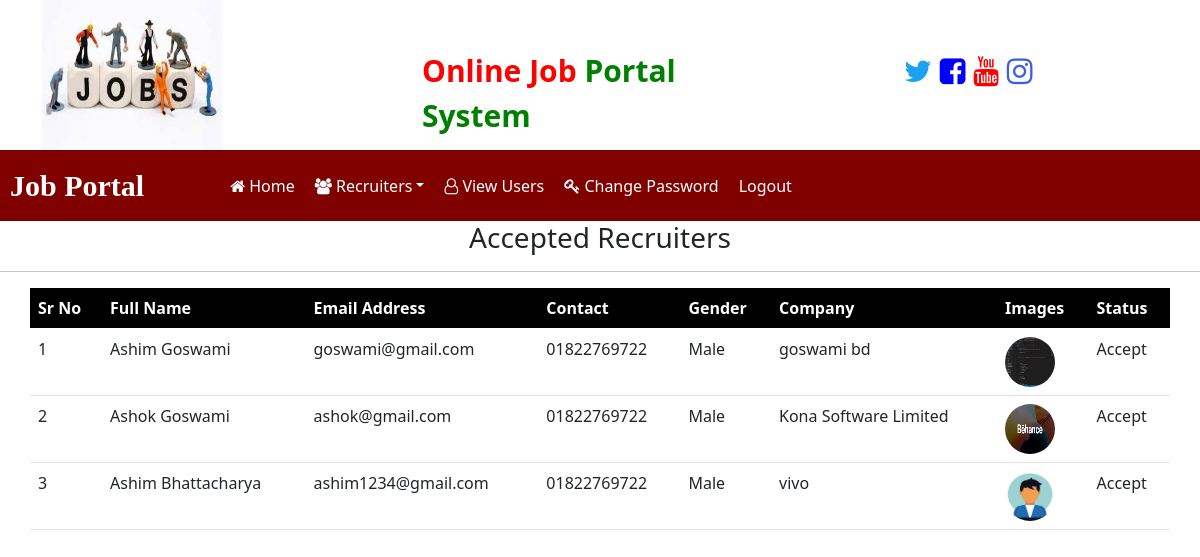
Page /recruiter_accepted/ (signed in) on the earlier database version.
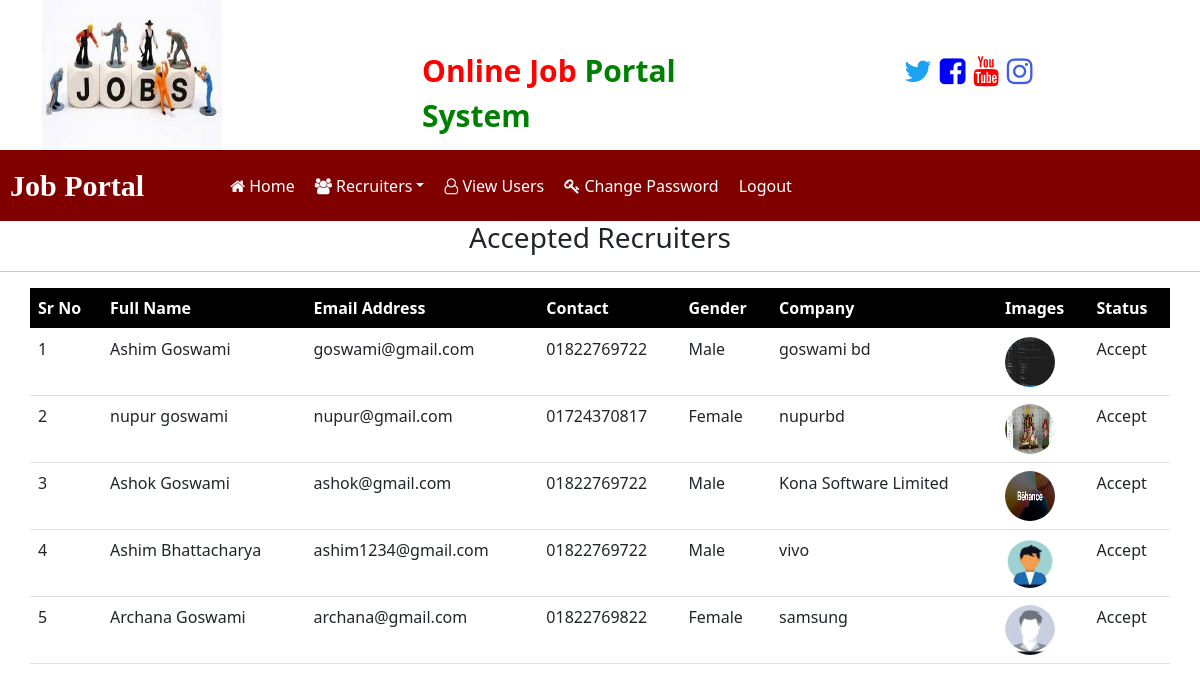
Same page on the later database version.
### Recruiters_Login/models.py (models this page shows, shortened)
class Recruiters(models.Model):
    user = models.OneToOneField(User, on_delete=models.CASCADE)
    mobile = models.CharField(max_length=20, null=True)
    image = models.FileField(null=True)
    gender = models.CharField(max_length=10, null=True)
    company = models.CharField(max_length=100, null=True)
    Type = models.CharField(max_length=15, null=True)
    status = models.CharField(max_length=30, null=True)

### job/views.py (the view)
# urls.py: path('recruiter_accepted/', views.recruiter_accepted, name="recruiter_accepted"),
@login_required
def recruiter_accepted(request):
    data = Recruiters.objects.filter(status='Accept')
    context = {'data':data}
    return render(request, 'job/recruiter_accepted.html', context)

### templates/job/recruiter_accepted.html
{% load static %}
{% block content %}
{% include 'job/admin_navbar.html' %}
<h3 class="text-center">Accepted Recruiters</h3>
<hr>
<table id="example" class="table table-hover container">
    <thead style="background-color: black; color: white;">
        <tr>
            <th>Sr No</th>
            <th>Full Name</th>
            <th>Email Address</th>
            <th>Contact</th>
            <th>Gender</th>
            <th>Company</th>
            <th>Images</th>
            <th>Status</th>
        </tr>
    </thead>
    <tbody>
        {% for i in data %}
        <tr>
            <td>{{forloop.counter}}</td>
            <td>{{i.user.first_name}} {{ i.user.last_name}}</td>
            <td>{{i.user.username}}</td>
            <td>{{i.mobile}}</td>
            <td>{{i.gender}}</td>
            <td>{{i.company}}</td>
            <td><img src="{{i.image.url}}" style="height:50px; width: 50px; border-radius: 50%;"></td>
            <td>{{i.status}}</td>
        </tr>
        {% endfor %}
    </tbody>
</table>
{% endblock content %}

### templates/job/admin_navbar.html (shortened to what this page needs)
<!doctype html>
{% load static %}
<html lang="en">
  <head>
    <link href="https://cdn.jsdelivr.net/npm/bootstrap@5.0.0-beta1/dist/css/bootstrap.min.css" rel="stylesheet">
    <link rel="stylesheet" href="{% static 'CSS/main.css' %}" type="text/css">
    <link rel="stylesheet" href="https://cdnjs.cloudflare.com/ajax/libs/font-awesome/4.7.0/css/font-awesome.min.css">
  </head>
  <body>
    <div class="container">
        <div class="row">
            <div class="col-sm-4">
            <img src="{% static 'images/5.jpg' %}" alt="image" style="width: 180px; height: 150px;">
            </div>
            <div class="col-sm-4 mt-5">
                <span style="font-weight: bold; font-size:30px;">
                    <span style="color: red;">Online Job</span>
                    <span style="color: green;">Portal System</span>
                </span>
            </div>
            <div class="col-sm-4 mt-5" style="padding-left: 10%;">
                <a style="font-weight: bold; font-size: 30px;">
                    <i class="fa fa-twitter" style="color: #1DA1F2; cursor: pointer;"></i>
                    <i class="fa fa-facebook-square" style="color: blue; cursor: pointer;"></i>
                    <i class="fa fa-youtube" style="color: red; cursor: pointer;"></i>
                    <i class="fa fa-instagram" style="color: #405DE6; cursor: pointer;"></i>
                </a>
            </div>
        </div>
    </div>
    <nav class="navbar navbar-expand-lg navbar-dark bg-maroon" style="background-color: maroon;">
        <a class="navbar-brand pl-5" style="font-weight: bold; padding-left: 10px; font-family: monotype corsiva; font-size: 30px;" href="{% url 'job:index' %}">Job Portal</a>
      <div class="container-fluid">
        <div class="collapse navbar-collapse" id="navbarSupportedContent">
          <ul class="navbar-nav me-auto mb-2 mb-lg-0">
            <li class="nav-item">
              <a class="nav-link active" style="margin-left:50px;" aria-current="page" href="{% url 'job:admin_home' %}"><i class="fa fa-home"></i> Home</a>
            </li>
            <li class="nav-item dropdown">
              <a class="nav-link active dropdown-toggle" data-toggle="dropdown" aria-current="page" href=""><i class="fa fa-users"></i> Recruiters</a>
            </li>
            <li class="nav-item">
              <a class="nav-link active" aria-current="page" href="{% url 'job:view_users' %}"><i class="fa fa-user-o"></i> View Users</a>
            </li>
            <li class="nav-item">
              <a class="nav-link active" aria-current="page" href="{% url 'job:admin_changePass' %}"><i class="fa fa-key"></i> Change Password</a>
            </li>
            <li class="nav-item">
                <a class="nav-link active" href="{% url 'job:admin_logout' %}">Logout</a>
            </li>
          </ul>
        </div>
      </div>
    </nav>
  </body>
</html>

### templates/job/admin_navbar.html (style rules this page uses)
.nav-link { color:white!important; margin-right: 4px; }

Differences in the rows shown:
now on this page (row edited): Recruiters: user.first_name "nupur", user.last_name "goswami", user.username "nupur@gmail.com", mobile "01724370817", gender "Female", company "nupurbd", image (picture), status "Accept"
added Recruiters: user.first_name "Archana", user.last_name "Goswami", user.username "archana@gmail.com", mobile "01822769822", gender "Female", company "samsung", image (picture), status "Accept"
